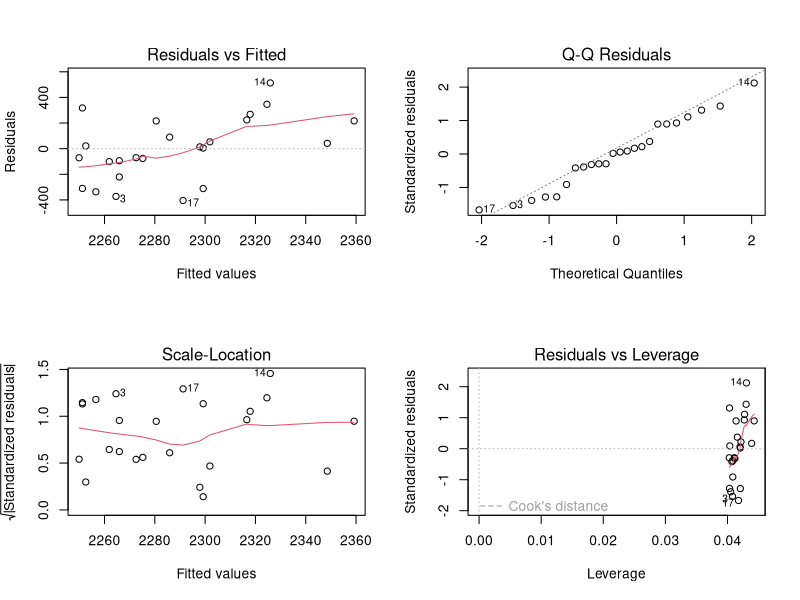
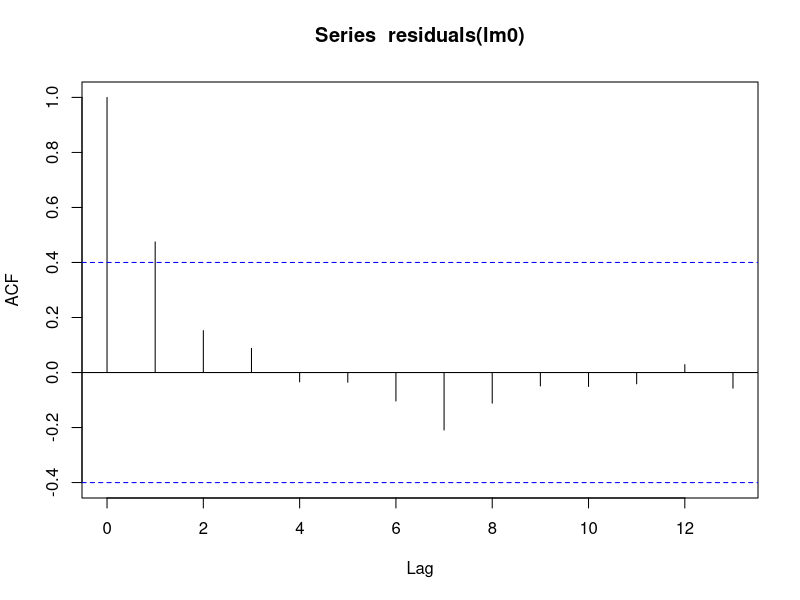

R code for these plots, in order:
## ---- chunk 1
knitr::opts_chunk$set(echo = TRUE)
## ---- chunk 2
library(readxl)
SCandPC.raw <- read_excel("Data.xlsx")
dim(SCandPC.raw)
head(SCandPC.raw)
## ---- chunk 3
SCandPC.sum<-aggregate(cbind(PC,SC)~Month+Year,data=SCandPC.raw,sum)
dim(SCandPC.sum)
head(SCandPC.sum)
summary(lm0<-lm(SC~PC-1,data=SCandPC.sum))
oldpar<-par(mfrow=c(2,2))
plot(lm0)
par(oldpar)
## ---- chunk 4
library(car)
acf(residuals(lm0))
ncvTest(lm0)
